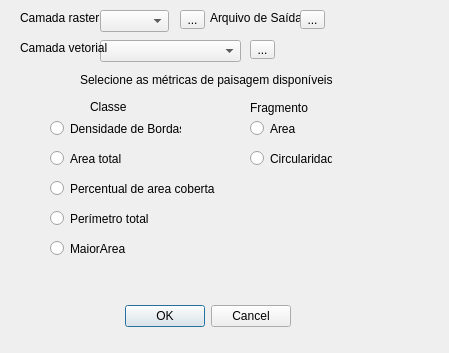
<?xml version="1.0" encoding="UTF-8"?>
<ui version="4.0">
 <class>MetricasPaisagemDialogBase</class>
 <widget class="QDialog" name="MetricasPaisagemDialogBase">
  <property name="geometry">
   <rect>
    <x>0</x>
    <y>0</y>
    <width>449</width>
    <height>353</height>
   </rect>
  </property>
  <property name="windowTitle">
   <string>Metricas de Paisagem</string>
  </property>
  <widget class="QDialogButtonBox" name="button_box">
   <property name="geometry">
    <rect>
     <x>-50</x>
     <y>300</y>
     <width>341</width>
     <height>32</height>
    </rect>
   </property>
   <property name="orientation">
    <enum>Qt::Horizontal</enum>
   </property>
   <property name="standardButtons">
    <set>QDialogButtonBox::Cancel|QDialogButtonBox::Ok</set>
   </property>
  </widget>
  <widget class="QRadioButton" name="radioButton">
   <property name="enabled">
    <bool>true</bool>
   </property>
   <property name="geometry">
    <rect>
     <x>50</x>
     <y>120</y>
     <width>131</width>
     <height>17</height>
    </rect>
   </property>
   <property name="text">
    <string>Densidade de Bordas</string>
   </property>
  </widget>
  <widget class="QRadioButton" name="radioButton_2">
   <property name="geometry">
    <rect>
     <x>50</x>
     <y>150</y>
     <width>101</width>
     <height>17</height>
    </rect>
   </property>
   <property name="text">
    <string>Area total</string>
   </property>
  </widget>
  <widget class="QRadioButton" name="radioButton_3">
   <property name="geometry">
    <rect>
     <x>50</x>
     <y>180</y>
     <width>171</width>
     <height>17</height>
    </rect>
   </property>
   <property name="text">
    <string>Percentual de area coberta</string>
   </property>
  </widget>
  <widget class="QRadioButton" name="radioButton_5">
   <property name="geometry">
    <rect>
     <x>250</x>
     <y>120</y>
     <width>82</width>
     <height>17</height>
    </rect>
   </property>
   <property name="text">
    <string>Area</string>
   </property>
  </widget>
  <widget class="QRadioButton" name="radioButton_6">
   <property name="geometry">
    <rect>
     <x>250</x>
     <y>150</y>
     <width>82</width>
     <height>17</height>
    </rect>
   </property>
   <property name="text">
    <string>Circularidade</string>
   </property>
  </widget>
  <widget class="QRadioButton" name="radioButton_8">
   <property name="geometry">
    <rect>
     <x>50</x>
     <y>210</y>
     <width>111</width>
     <height>17</height>
    </rect>
   </property>
   <property name="text">
    <string>Perímetro total</string>
   </property>
  </widget>
  <widget class="QLabel" name="label">
   <property name="geometry">
    <rect>
     <x>80</x>
     <y>70</y>
     <width>271</width>
     <height>20</height>
    </rect>
   </property>
   <property name="text">
    <string>Selecione as métricas de paisagem disponíveis</string>
   </property>
  </widget>
  <widget class="QComboBox" name="comboBox">
   <property name="geometry">
    <rect>
     <x>100</x>
     <y>40</y>
     <width>141</width>
     <height>22</height>
    </rect>
   </property>
  </widget>
  <widget class="QLabel" name="label_2">
   <property name="geometry">
    <rect>
     <x>20</x>
     <y>40</y>
     <width>101</width>
     <height>16</height>
    </rect>
   </property>
   <property name="text">
    <string>Camada vetorial</string>
   </property>
  </widget>
  <widget class="QLabel" name="label_3">
   <property name="geometry">
    <rect>
     <x>90</x>
     <y>100</y>
     <width>47</width>
     <height>13</height>
    </rect>
   </property>
   <property name="text">
    <string>Classe</string>
   </property>
  </widget>
  <widget class="QLabel" name="label_4">
   <property name="geometry">
    <rect>
     <x>250</x>
     <y>100</y>
     <width>61</width>
     <height>16</height>
    </rect>
   </property>
   <property name="text">
    <string>Fragmento</string>
   </property>
  </widget>
  <widget class="QRadioButton" name="radioButton_4">
   <property name="geometry">
    <rect>
     <x>50</x>
     <y>240</y>
     <width>82</width>
     <height>17</height>
    </rect>
   </property>
   <property name="text">
    <string>MaiorArea</string>
   </property>
  </widget>
  <widget class="QToolButton" name="toolButton">
   <property name="geometry">
    <rect>
     <x>250</x>
     <y>40</y>
     <width>25</width>
     <height>19</height>
    </rect>
   </property>
   <property name="text">
    <string>...</string>
   </property>
  </widget>
  <widget class="QLabel" name="label_5">
   <property name="geometry">
    <rect>
     <x>20</x>
     <y>10</y>
     <width>81</width>
     <height>16</height>
    </rect>
   </property>
   <property name="text">
    <string>Camada raster</string>
   </property>
  </widget>
  <widget class="QComboBox" name="comboBox_2">
   <property name="geometry">
    <rect>
     <x>100</x>
     <y>10</y>
     <width>69</width>
     <height>22</height>
    </rect>
   </property>
  </widget>
  <widget class="QToolButton" name="toolButton_2">
   <property name="geometry">
    <rect>
     <x>180</x>
     <y>10</y>
     <width>25</width>
     <height>19</height>
    </rect>
   </property>
   <property name="text">
    <string>...</string>
   </property>
  </widget>
  <widget class="QLabel" name="label_6">
   <property name="geometry">
    <rect>
     <x>210</x>
     <y>10</y>
     <width>91</width>
     <height>16</height>
    </rect>
   </property>
   <property name="text">
    <string>Arquivo de Saída</string>
   </property>
  </widget>
  <widget class="QToolButton" name="toolButton_3">
   <property name="geometry">
    <rect>
     <x>300</x>
     <y>10</y>
     <width>25</width>
     <height>19</height>
    </rect>
   </property>
   <property name="text">
    <string>...</string>
   </property>
  </widget>
 </widget>
 <resources/>
 <connections>
  <connection>
   <sender>button_box</sender>
   <signal>accepted()</signal>
   <receiver>MetricasPaisagemDialogBase</receiver>
   <slot>accept()</slot>
   <hints>
    <hint type="sourcelabel">
     <x>20</x>
     <y>20</y>
    </hint>
    <hint type="destinationlabel">
     <x>20</x>
     <y>20</y>
    </hint>
   </hints>
  </connection>
  <connection>
   <sender>button_box</sender>
   <signal>rejected()</signal>
   <receiver>MetricasPaisagemDialogBase</receiver>
   <slot>reject()</slot>
   <hints>
    <hint type="sourcelabel">
     <x>20</x>
     <y>20</y>
    </hint>
    <hint type="destinationlabel">
     <x>20</x>
     <y>20</y>
    </hint>
   </hints>
  </connection>
 </connections>
</ui>
